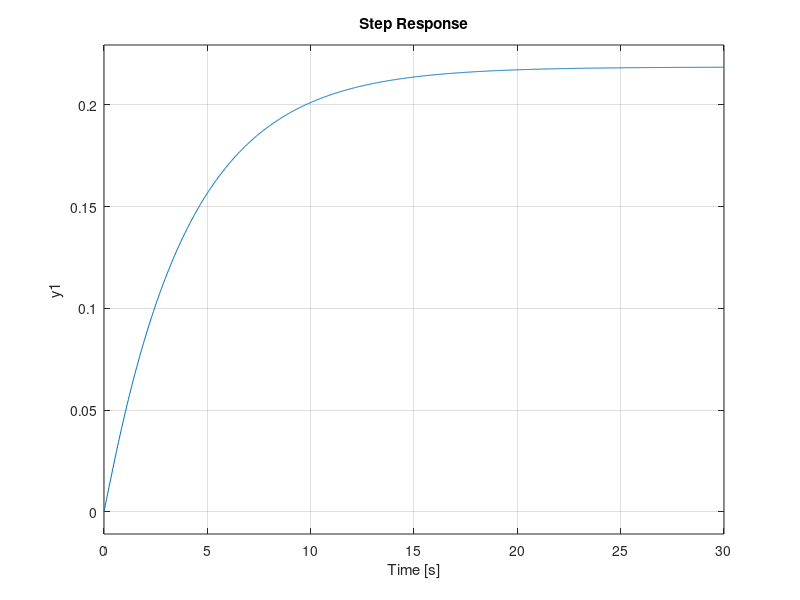

The MATLAB source for this figure:
clc;
close all;
clear all;
ngp=[0.1];
dgp=[1,1,0];
gp=tf(ngp,dgp);
nh=[100];
dh=[1,20,100];
h=tf(nh,dh)
s2=[1,0,0];
s3=tf(1,s2);
nga=[10];
dga=[1,5];
ga=tf(nga,dga);
%system 3
e=series(ga,h);
nadd=[1,1]
dadd=[1]
add=tf(nadd,dadd)
f=series(gp,.5*add)
sys3=feedback(f,2.2865*e)
%rlocus(sys3)
step(sys3)

%margin(sys3)
%figure(1)
%grid on;
%nyquist(sys3)
%figure(2)
%rlocus(sys3)
%figure(3)
